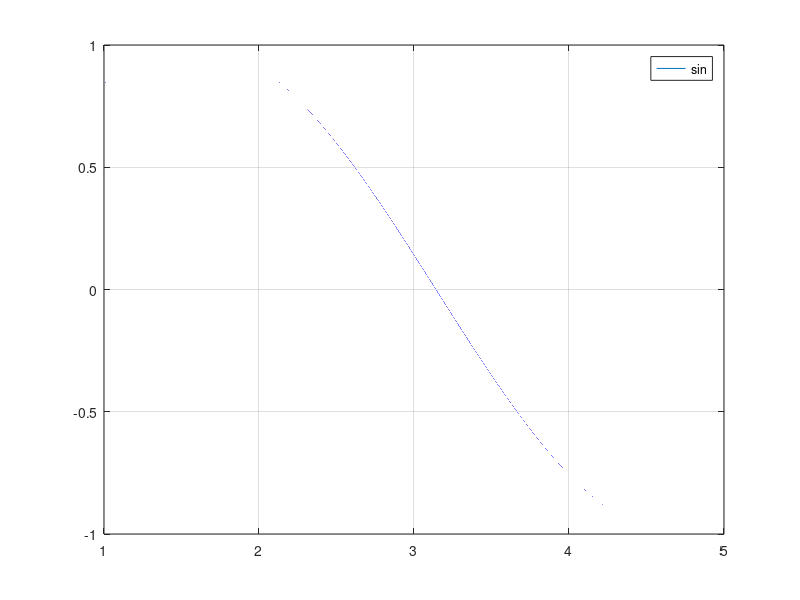

Reproduce this figure in MATLAB.
function Lab5_3()
  left = 1;
  right = 5;
  h = 2;
  x_t = left:0.00001:right;
  y_t = sin(x_t);
  
  plot(x_t, y_t);
  hold on;
  grid on;
  for l = 1: 15
    legend("sin");
    n = input("Enter: \n 0 - if one more step \n any other number - exit\n");
    if n != 0
      break;
    endif
    h = h / 2;
    h
    plot(x_t, y_t);
    hold on;
    grid on;
    for x = left:h:right - h
      plot([x, x], [0, sin(x)], "-g");
      plot([x + h, x + h], [0, sin(x + h)], "-g");
      plot([x, x + h], [sin(x), sin(x + h)], "-g");
      plot([x, x + h], [0, 0], "-g");
    endfor
  
    hold off;
  endfor
  hold off;
endfunction